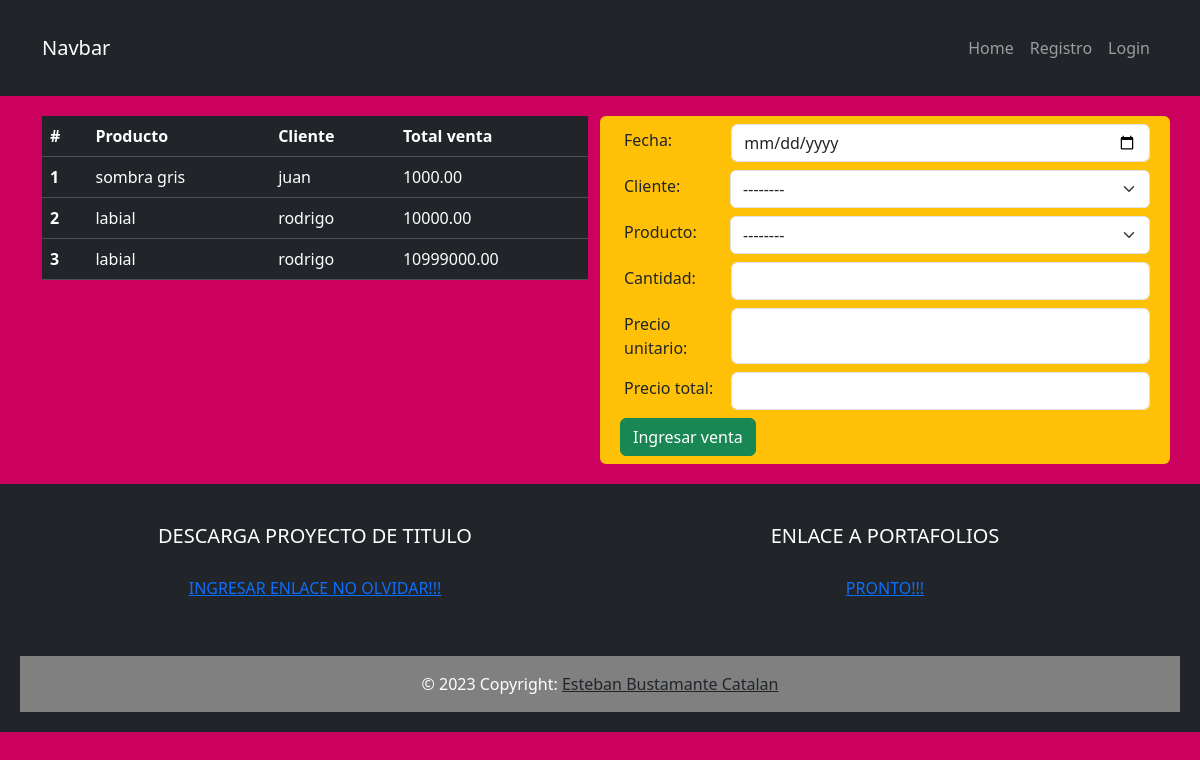
/ventas/, run on the app's committed database.
### comprasVentas/models.py (models this page shows)
class DetalleVenta(models.Model):
    venta = models.ForeignKey(Venta, on_delete=models.CASCADE)
    producto = models.ForeignKey(Producto, on_delete=models.CASCADE)
    cantidad = models.PositiveIntegerField()
    precioUnitario = models.DecimalField(max_digits=10, decimal_places=2)

class Venta(models.Model):
    fecha = models.DateField()
    cliente = models.ForeignKey(Cliente, on_delete=models.CASCADE)
    total = models.DecimalField(max_digits=10, decimal_places=2)

### inventario/models.py (models this page shows, shortened)
class Producto(models.Model):
    nombre = models.CharField(max_length=100)
    marca = models.CharField(max_length=100)
    tipo = models.CharField(max_length=100)
    descripcion = models.TextField(blank=True)
    cantidad = models.IntegerField()
    proveedor = models.ForeignKey(Proveedor, on_delete=models.CASCADE)
    precio = models.IntegerField(blank=True)

class Cliente(models.Model):
    nombre = models.CharField(max_length=100)
    rut = models.CharField(max_length=100)
    direccion = models.CharField(max_length=100)
    def __str__(self):
        return self.nombre

### comprasVentas/views.py (the view, shortened to what this page needs)
# urls.py: path('ventas/', venta, name='venta'),
def venta(request):
    cliente = Cliente.objects.all()
    producto = Producto.objects.all()
    detalleVentas = DetalleVenta.objects.all()
    return render(request, 'ventas.html', {'cliente':cliente, 'producto': producto,'detalleVentas': detalleVentas})

### comprasVentas/templates/ventas.html (shortened to what this page needs)
{% extends 'base.html' %} {% block content%}
<main class="container">
    <div class="row">
        <div class="col">
            <table class="table table-dark">
                <thead>
                    <tr>
                        <th scope="col">#</th>
                        <th scope="col">Producto</th>
                        <th scope="col">Cliente</th>
                        <th scope="col">Total venta</th>
                    </tr>
                </thead>
                <tbody>
                    {% for venta in detalleVentas %}
                    <tr>
                        <th scope="row">{{venta.id}}</th>
                        <td>{{venta.producto.nombre}}</td>
                        <td>{{venta.venta.cliente}} </td>
                        <td>{{venta.venta.total}}</td>
                    </tr>
                    {%endfor%}
                </tbody>
            </table>
        </div>
        <div class="col bg-warning rounded">
            <form action="{% url 'venta' %}" method="POST">
                <div class="m-2 d-flex justify-content-between">
                    <label for="fecha" class="form-label w-25 m-1">Fecha:</label>
                    <input class="form-control" type="date" name="fecha" id="fecha">
                </div>
                <div class="m-2 d-flex justify-content-between">
                    <label for="cliente" class="form-label m-1 w-25">Cliente:</label>
                    <select id="cliente" class="form-select" name="cliente">
                        <option>--------</option>
                    </select>
                </div>
                <div class="m-2 d-flex justify-content-between">
                    <label for="producto" class="form-label m-1 w-25">Producto:</label>
                    <select id="producto" class="form-select" name="producto" onchange="actualizarPrecioUnitario(this)">
                        <option>--------</option>
                    </select>
                </div>
                <div class="m-2 d-flex justify-content-between">
                    <label for="cantidad" class="form-label w-25 m-1">Cantidad:</label>
                    <input type="number" class="form-control" id="cantidad" name="cantidad" value="">
                </div>
                <div class="m-2 d-flex justify-content-between">
                    <label for="precioUnitario" class="form-label w-25 m-1">Precio unitario:</label>
                    <input type="number" class="form-control" id="precioUnitario" name="precioUnitario" value=""
                        readonly>
                </div>
                <div class="m-2 d-flex justify-content-between">
                    <label for="total" class="form-label w-25 m-1">Precio total:</label>
                    <input type="number" class="form-control" id="total" name="total" value="" readonly>
                </div>
                <div class="m-2 d-flex justify-content-between">
                    <button class="btn btn-success">Ingresar venta</button>
                </div>
            </form>
        </div>
    </div>
</main>
{% endblock %}

### static/css/base.css (style rules this page uses)
.body_BGC { background-color: rgb(204, 0, 95); }
.container { padding: 10px; margin: 10px; }

### data on the page
DetalleVenta: id "1", producto.nombre "sombra gris", venta.cliente "juan", venta.total "1000.00"
DetalleVenta: id "2", producto.nombre "labial", venta.cliente "rodrigo", venta.total "10000.00"
DetalleVenta: id "3", producto.nombre "labial", venta.cliente "rodrigo", venta.total "10999000.00"
